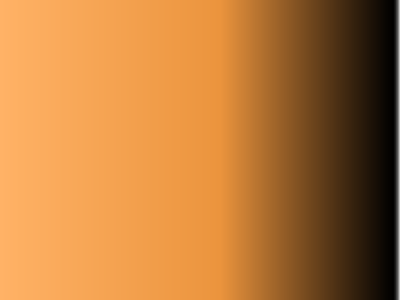
<?xml version="1.0" encoding="UTF-8"?>
<ui version="4.0">
 <class>MainTranslatorWindow</class>
 <widget class="QMainWindow" name="MainTranslatorWindow">
  <property name="geometry">
   <rect>
    <x>0</x>
    <y>0</y>
    <width>400</width>
    <height>300</height>
   </rect>
  </property>
  <property name="windowTitle">
   <string>MorseTranslator 0.1</string>
  </property>
  <property name="styleSheet">
   <string notr="true">#MainTranslatorWindow
{
background-color: qlineargradient(spread:pad, x1:0, y1:0, x2:1, y2:0, stop:0 rgba(255, 178, 102, 255), stop:0.55 rgba(235, 148, 61, 255), stop:0.98 rgba(0, 0, 0, 255), stop:1 rgba(0, 0, 0, 0));
}
</string>
  </property>
  <widget class="QWidget" name="centralWidget"/>
 </widget>
 <layoutdefault spacing="6" margin="11"/>
 <resources/>
 <connections/>
</ui>
